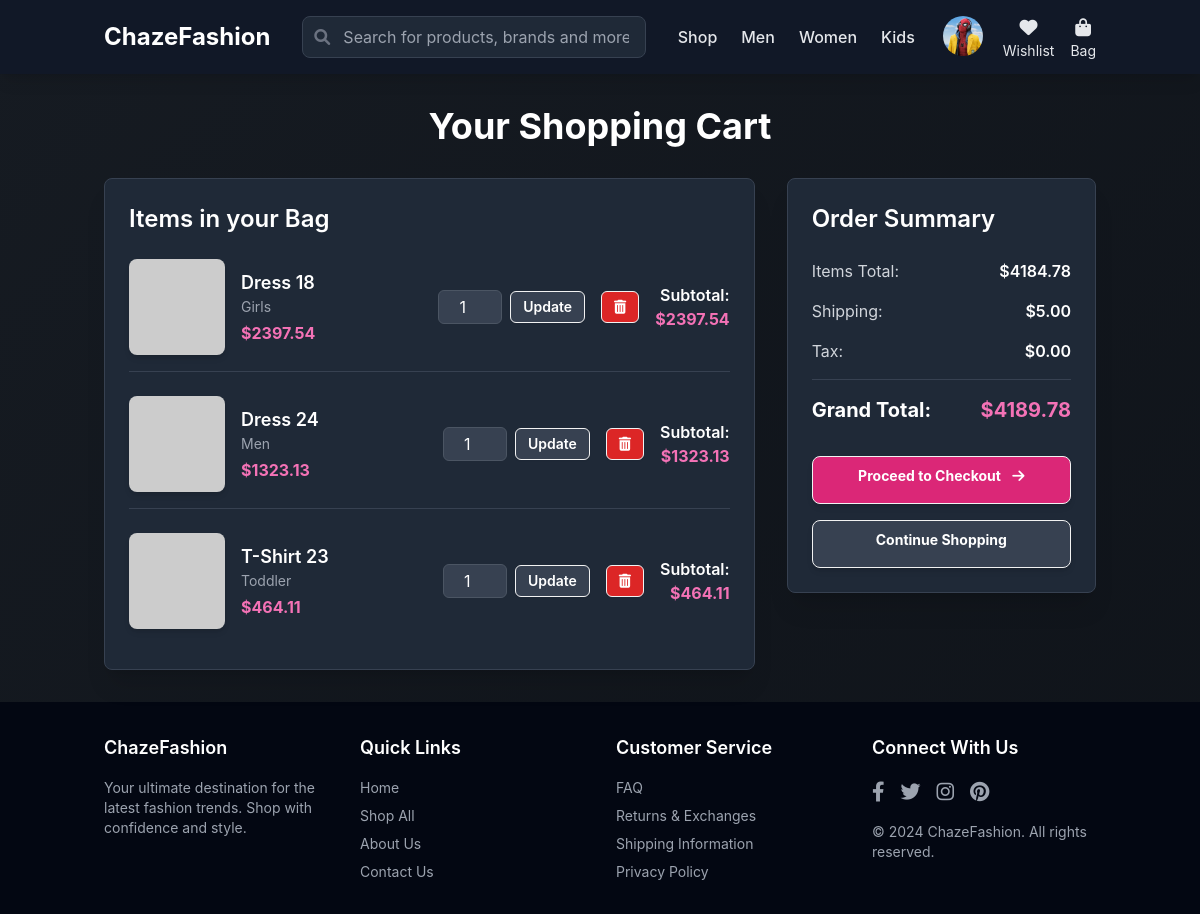
Page /cart/ (signed in) on the earlier database version.
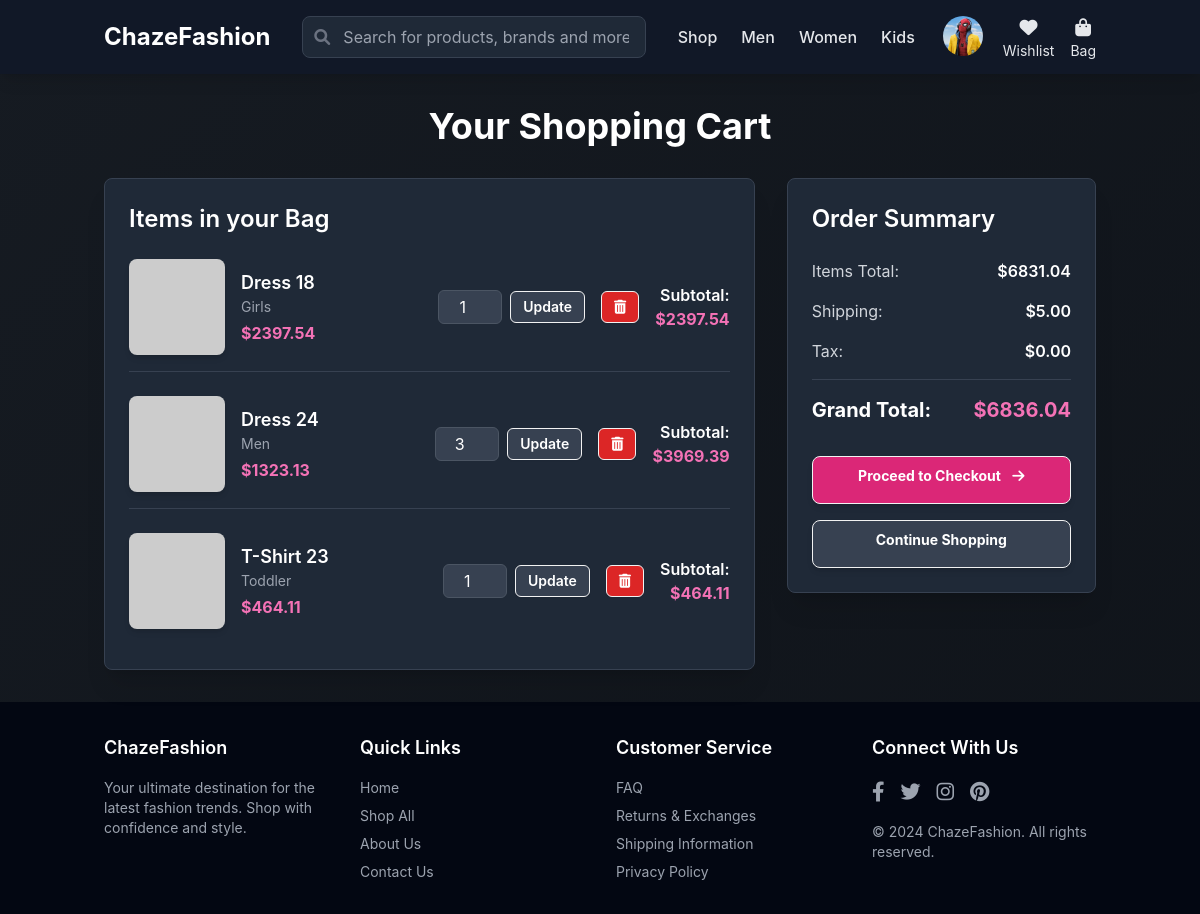
Same page on the later database version.
### catalog/models.py (models this page shows, shortened)
class CartItem(models.Model):
    cart = models.ForeignKey('Cart', on_delete=models.CASCADE, related_name='items')
    product = models.ForeignKey(Product, on_delete=models.CASCADE)
    quantity = models.PositiveIntegerField(default=1)
    @property
    def subtotal(self):
        return self.quantity * self.product.pr_price

class Product(models.Model):
    CATEGORY_CHOICES = [
        ("Boys", "Boys"),
        ("Girls", "Girls"),
        ("Men", "Men"),
        ("Women", "Women"),
        ("Toddler", "Toddler"),
    ]
    SEASON_CHOICES = [
        ("Summer", "Summer"),
        ("Winter", "Winter"),
        ("All Season", "All Season"),
    ]
    pr_id = models.AutoField(primary_key=True)
    pr_cate = models.CharField(max_length=20, choices=CATEGORY_CHOICES)
    pr_name = models.CharField(max_length=100)
    pr_price = models.DecimalField(max_digits=10, decimal_places=2)
    pr_reviews = models.FloatField(default=0)
    pr_buy_quant = models.PositiveIntegerField(default=0)
    pr_stk_quant = models.PositiveIntegerField(default=0)
    pr_dimensions = models.CharField(max_length=100, blank=True)
    pr_weights = models.CharField(max_length=50, blank=True)
    pr_offers = models.CharField(max_length=100, blank=True)
    pr_images = models.ImageField(upload_to='product_images/', blank=True, null=True)
    pr_season = models.CharField(max_length=20, choices=SEASON_CHOICES, default="All Season")
    pr_fabric = models.CharField(max_length=50, blank=True)
    pr_texture = models.CharField(max_length=50, blank=True)
    pr_brand = models.CharField(max_length=50, blank=True)

### catalog/views.py (the view)
# urls.py: path('cart/', views.cart_view, name='cart'),
@login_required
def cart_view(request):
    cart, created = Cart.objects.get_or_create(user=request.user)
    cart_items = cart.items.all().order_by('product__pr_name')
    total_price = sum(item.subtotal for item in cart_items)
    shipping_cost = Decimal('5.00') # Corrected: Converted to Decimal
    grand_total = total_price + shipping_cost # Add tax if applicable
    context = {
        'cart_items': cart_items,
        'total_price': total_price,
        'shipping_cost': shipping_cost,
        'grand_total': grand_total,
    }
    return render(request, 'catalog/cart.html', context)

### templates/catalog/cart.html (shortened to what this page needs)
{% extends 'base.html' %}
{% load static %}
{% block content %}
<div class="animate-fadeIn">
    <h1 class="text-4xl font-bold text-white mb-8 text-center">Your Shopping Cart</h1>
    {% if cart_items %}
    <div class="grid grid-cols-1 lg:grid-cols-3 gap-8">
        <div class="lg:col-span-2 bg-gray-800 p-6 rounded-lg shadow-xl border border-gray-700">
            <h2 class="text-2xl font-semibold text-white mb-6">Items in your Bag</h2>
            <div class="space-y-6">
                {% for item in cart_items %}
                <div class="flex items-center space-x-4 border-b border-gray-700 pb-4 last:border-b-0">
                    <div class="flex-shrink-0">
                        <img src="{% if item.product.pr_images %}{{ item.product.pr_images.url }}{% else %}https://placehold.co/100x100/4a5568/e2e8f0?text=Product{% endif %}"
                            alt="{{ item.product.pr_name }}" class="w-24 h-24 object-cover rounded-lg shadow-md">
                    </div>
                    <div class="flex-grow">
                        <h3 class="text-lg font-semibold text-white">{{ item.product.pr_name }}</h3>
                        <p class="text-gray-400 text-sm">{{ item.product.pr_cate }}</p>
                        <p class="text-pink-400 font-bold mt-1">${{ item.product.pr_price|floatformat:2 }}</p>
                    </div>
                    <div class="flex items-center space-x-4">
                        <form action="{% url 'update_cart_item' item.id %}" method="post"
                            class="flex items-center space-x-2">
                            <input type="number" id="quantity-{{ item.id }}" name="quantity" value="{{ item.quantity }}"
                                min="1"
                                class="w-16 px-2 py-1 rounded-md bg-gray-700 border border-gray-600 text-white text-center focus:outline-none focus:ring-1 focus:ring-pink-400">
                            <button type="submit"
                                class="btn btn-sm bg-gray-700 hover:bg-gray-600 text-white rounded-md px-3 py-1 hover-effect">
                                Update
                            </button>
                        </form>
                        <form action="{% url 'remove_from_cart' item.id %}" method="post">
                            <button type="submit"
                                class="btn btn-sm bg-red-600 hover:bg-red-700 text-white rounded-md px-3 py-1 hover-effect">
                                <i class="fas fa-trash-alt"></i>
                            </button>
                        </form>
                    </div>
                    <div class="text-right">
                        <p class="text-white font-semibold">Subtotal:</p>
                        <p class="text-pink-400 font-bold">${{ item.subtotal|floatformat:2 }}</p>
                    </div>
                </div>
                {% endfor %}
            </div>
        </div>
        <div class="lg:col-span-1 bg-gray-800 p-6 rounded-lg shadow-xl border border-gray-700 h-fit">
            <h2 class="text-2xl font-semibold text-white mb-6">Order Summary</h2>
            <div class="space-y-4 text-gray-300">
                <div class="flex justify-between">
                    <span>Items Total:</span>
                    <span class="font-semibold text-white">${{ total_price|floatformat:2 }}</span>
                </div>
                <div class="flex justify-between">
                    <span>Shipping:</span>
                    <span class="font-semibold text-white">${{ shipping_cost|floatformat:2 }}</span>
                </div>
                <div class="flex justify-between">
                    <span>Tax:</span>
                    <span class="font-semibold text-white">$0.00</span>
                </div>
                <div class="border-t border-gray-700 pt-4 mt-4 flex justify-between text-xl font-bold text-white">
                    <span>Grand Total:</span>
                    <span class="text-pink-400">${{ grand_total|floatformat:2 }}</span>
                </div>
            </div>
            <div class="mt-8 space-y-4">
                <a href="{% url 'checkout' %}"
                    class="w-full btn bg-pink-600 hover:bg-pink-700 text-white font-bold py-3 rounded-lg shadow-md text-center block hover-effect">
                    Proceed to Checkout <i class="fas fa-arrow-right ml-2"></i>
                </a>
                <a href="{% url 'product_list' %}"
                    class="w-full btn bg-gray-700 hover:bg-gray-600 text-white font-bold py-3 rounded-lg shadow-md text-center block hover-effect">
                    Continue Shopping
                </a>
            </div>
        </div>
    </div>
    {% endif %}
</div>
{% endblock content %}

### templates/base.html (shortened to what this page needs)
{% load static %}
<!DOCTYPE html>
<html lang="en">
<head>
    <script src="https://cdn.tailwindcss.com"></script>
    <link href="https://cdn.jsdelivr.net/npm/daisyui@4.12.2/dist/full.min.css" rel="stylesheet" type="text/css" />
    <link rel="stylesheet" href="https://cdnjs.cloudflare.com/ajax/libs/font-awesome/6.0.0-beta3/css/all.min.css"
 />
</head>
<body class="min-h-screen flex flex-col">
    <header class="bg-gray-900 shadow-lg sticky top-0 z-50">
        <nav class="container mx-auto px-4 py-3 flex items-center justify-between">
            <div class="flex items-center">
                <a href="{% url 'home' %}"
                    class="text-2xl font-bold text-white hover:text-pink-400 transition duration-300">ChazeFashion</a>
            </div>
            <div class="hidden md:flex flex-grow mx-8">
                <div class="relative w-full max-w-xl">
                    <input type="text" placeholder="Search for products, brands and more"
                        class="w-full pl-10 pr-4 py-2 border border-gray-700 rounded-lg focus:outline-none focus:ring-2 focus:ring-pink-400 bg-gray-800 text-white placeholder-gray-400">
                    <i class="fas fa-search absolute left-3 top-1/2 transform -translate-y-1/2 text-gray-500"></i>
                </div>
            </div>
            <div class="flex items-center space-x-6">
                <div class="hidden md:flex items-center space-x-6">
                    <a href="{% url 'product_list' %}"
                        class="text-gray-200 hover:text-pink-400 font-medium transition duration-300 hover-effect">Shop</a>
                    <a href="{% url 'product_list' %}?category=Men"
                        class="text-gray-200 hover:text-pink-400 font-medium transition duration-300 hover-effect">Men</a>
                    <a href="{% url 'product_list' %}?category=Women"
                        class="text-gray-200 hover:text-pink-400 font-medium transition duration-300 hover-effect">Women</a>
                    <a href="{% url 'product_list' %}?category=Kids"
                        class="text-gray-200 hover:text-pink-400 font-medium transition duration-300 hover-effect">Kids</a>
                </div>
                <div class="flex items-center space-x-4 text-gray-200">
                    {% if user.is_authenticated %}
                    <div class="dropdown dropdown-end">
                        <div tabindex="0" role="button" class="btn btn-ghost btn-circle avatar hover-effect">
                            <div class="w-10 rounded-full">
                                <img alt="User Avatar" src="{% static 'avatars/spidy.jpg' %}"
                                    onerror="this.onerror=null;this.src='https://placehold.co/40x40/4a5568/e2e8f0?text=User';" />
                            </div>
                        </div>
                    </div>
                    {% else %}
                    <a href="{% url 'login' %}"
                        class="flex flex-col items-center text-sm hover:text-pink-400 transition duration-300 hover-effect">
                        <i class="fas fa-user text-lg"></i>
                        <span class="hidden md:block">Profile</span>
                    </a>
                    {% endif %}
                    <a href="{% url 'wishlist' %}"
                        class="flex flex-col items-center text-sm hover:text-pink-400 transition duration-300 hover-effect">
                        <i class="fas fa-heart text-lg"></i>
                        <span class="hidden md:block">Wishlist</span>
                    </a>
                    <a href="{% url 'cart' %}"
                        class="flex flex-col items-center text-sm hover:text-pink-400 transition duration-300 hover-effect">
                        <i class="fas fa-shopping-bag text-lg"></i>
                        <span class="hidden md:block">Bag</span>
                    </a>
                </div>
            </div>
        </nav>
    </header>
    <main class="flex-grow container mx-auto px-4 py-8 animate-fadeIn">
        {% block content %}{% endblock content %}
    </main>
    <footer class="bg-gray-950 text-white py-8 mt-auto">
        <div class="container mx-auto px-4 grid grid-cols-1 md:grid-cols-4 gap-8">
            <div>
                <h3 class="text-lg font-semibold mb-4 text-white">ChazeFashion</h3>
                <p class="text-gray-400 text-sm">Your ultimate destination for the latest fashion trends. Shop with
                    confidence and style.</p>
            </div>
            <div>
                <h3 class="text-lg font-semibold mb-4 text-white">Quick Links</h3>
                <ul class="space-y-2 text-sm">
                    <li><a href="{% url 'home' %}"
                            class="text-gray-400 hover:text-pink-400 transition duration-300 hover-effect">Home</a></li>
                    <li><a href="{% url 'product_list' %}"
                            class="text-gray-400 hover:text-pink-400 transition duration-300 hover-effect">Shop All</a>
                    </li>
                    <li><a href="#" class="text-gray-400 hover:text-pink-400 transition duration-300 hover-effect">About
                            Us</a></li>
                    <li><a href="#"
                            class="text-gray-400 hover:text-pink-400 transition duration-300 hover-effect">Contact
                            Us</a></li>
                </ul>
            </div>
            <div>
                <h3 class="text-lg font-semibold mb-4 text-white">Customer Service</h3>
                <ul class="space-y-2 text-sm">
                    <li><a href="#"
                            class="text-gray-400 hover:text-pink-400 transition duration-300 hover-effect">FAQ</a></li>
                    <li><a href="#"
                            class="text-gray-400 hover:text-pink-400 transition duration-300 hover-effect">Returns &
                            Exchanges</a></li>
                    <li><a href="#"
                            class="text-gray-400 hover:text-pink-400 transition duration-300 hover-effect">Shipping
                            Information</a></li>
                    <li><a href="#"
                            class="text-gray-400 hover:text-pink-400 transition duration-300 hover-effect">Privacy
                            Policy</a></li>
                </ul>
            </div>
            <div>
                <h3 class="text-lg font-semibold mb-4 text-white">Connect With Us</h3>
                <div class="flex space-x-4 text-xl">
                    <a href="#" class="text-gray-400 hover:text-pink-400 transition duration-300 hover-effect"><i
                            class="fab fa-facebook-f"></i></a>
                    <a href="#" class="text-gray-400 hover:text-pink-400 transition duration-300 hover-effect"><i
                            class="fab fa-twitter"></i></a>
                    <a href="#" class="text-gray-400 hover:text-pink-400 transition duration-300 hover-effect"><i
                            class="fab fa-instagram"></i></a>
                    <a href="#" class="text-gray-400 hover:text-pink-400 transition duration-300 hover-effect"><i
                            class="fab fa-pinterest"></i></a>
                </div>
                <p class="text-gray-400 text-sm mt-4">&copy; 2024 ChazeFashion. All rights reserved.</p>
            </div>
        </div>
    </footer>
</body>
</html>

### templates/base.html (style rules this page uses)
body { font-family: 'Inter', sans-serif; background: linear-gradient(-45deg, #0d1117, #161b22, #0d1117, #161b22); background-size: 400% 400%; animation: gradientBG 15s ease infinite; color: #e2e8f0; transition: filter 0.5s ease, transform 0.5s ease; }
.animate-fadeIn { animation: fadeIn 0.6s ease-out forwards; }
.hover-effect { transition: all 0.3s ease-in-out; }
button, .btn { transition: transform 0.3s ease, box-shadow 0.3s ease; }
a { transition: color 0.3s ease, text-shadow 0.3s ease; }

Differences in the rows shown:
changed CartItem "Dress 24": quantity "1" → "3"; subtotal "1323.13" → "3969.39"
Other differences:
{{ total_price|floatformat:2 }}: "4184.78" → "6831.04"
{{ grand_total|floatformat:2 }}: "4189.78" → "6836.04"
